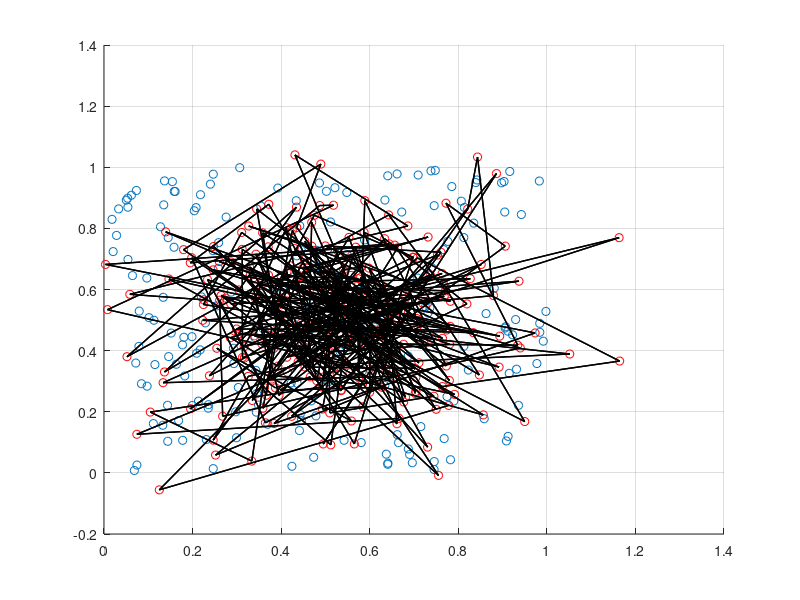

MATLAB code to generate this figure: (Note: a time limit stopped this script after it produced the figure.)
close all
clear all


Nneu = 300;
entradas=2; % x_1 y x_2
eta = 0.5;

% Estimulos (patrones de entrada) - CIUDADES
ciudades = 200
patrones = unifrnd(0,1,ciudades,entradas);
x_1=patrones(:,1);
x_2=patrones(:,2);

% Pesos sinapticos
media_pesos = 0.5;
varianza_pesos = 0.2;
W1=normrnd(media_pesos,varianza_pesos,Nneu,1);
W2=normrnd(media_pesos,varianza_pesos,Nneu,1);

figure(1)
pbaspect([1 1 1]);
scatter(x_1,x_2)
hold on
hpesos = plot(W1,W2,'or');
h1 = plot(W1,W2,'k', 'linewidth',1);
h2 = plot(W1',W2','k', 'linewidth',1);
grid on
saveas(gcf, 'INICIAL_SALESMAN.jpg')

patron_elegido = zeros(1,2); % inicializo
anchos_vecindad=20:-0.1:0.1;
costo = zeros(1,length(anchos_vecindad));

for iter=1:length(anchos_vecindad)
    ancho_vecindad=anchos_vecindad(iter);
    for j=randperm(ciudades) % elijo un patron al azar (balanceado)
        patron_elegido(1)=x_1(j);
        patron_elegido(2)=x_2(j);
        distancia_min=1; % numero random "grande"

        % Distancia euclidea entre los pesos y el patron aleatorio
        for i=1:Nneu
            aux=patron_elegido-[W1(i) W2(i)];
            distancia=sqrt(aux*aux');
            if distancia < distancia_min
                distancia_min = distancia;
                neurona_ganadora=i;
            end
        end
        r_win = neurona_ganadora;

        % Vecindad
        for i=1:Nneu
            r_neu = i;
            dist_neu = (r_neu-r_win)*(r_neu-r_win)';
            
            % Conecto primera y ultima neurona
            if (r_win==1 && i==Nneu) || (r_win==Nneu && i==1)
                dist_neu = 1;
            end
            
            vecindad = exp(-dist_neu/(2*ancho_vecindad));

            w = [W1(i) , W2(i)];
            delta_wij=eta*vecindad*(patron_elegido-w);
            W1(i)=W1(i) + delta_wij(1);
            W2(i)=W2(i) + delta_wij(2);
        end
    end
    
    
    delete(h1)
    delete(h2)
    delete(hpesos)
    hpesos = plot(W1,W2,'or');
    h1 = plot(W1,W2,'k', 'linewidth',1);
    h2 = plot(W1',W2','k', 'linewidth',1);
    pause(0.00001)
    if iter == length(anchos_vecindad)/2
        saveas(gcf,'INTERMEDIO_SALESMAN.jpg')
        %pause;
    end
    
    % Calculo de la funcion costo C
    C=0; % Inicializo
    for j=randperm(ciudades)
        patron_elegido(1)=x_1(j);
        patron_elegido(2)=x_2(j);
        distancia_min=1;
        
        for i=1:Nneu
            aux=patron_elegido-[W1(i) W2(i)];
            distancia=sqrt(aux*aux'); 
            if distancia < distancia_min
                distancia_min = distancia;
                neurona_ganadora=i;
            end
        end
        r_win = neurona_ganadora;

        for i=1:Nneu
            r_neu = i;
            dist_neu = (r_neu-r_win)*(r_neu-r_win)';
            
            
            if (r_win==1 && i==Nneu) || (r_win==Nneu && i==1)
                dist_neu = 1;
            end
           
            vecindad = exp(-dist_neu/(2*ancho_vecindad));
            w = [W1(i) , W2(i)];
            C = C + vecindad*norm(patron_elegido-w)^2;
        end
    end
    costo(iter) = 1/2*C;
end

saveas(gcf, 'FINAL_SALESMAN.jpg')

figure(2)
plot(costo)
xlabel('Iteracion')
ylabel('Costo')
grid on
saveas(gcf,'funcion-costo_SALESMAN.jpg')
